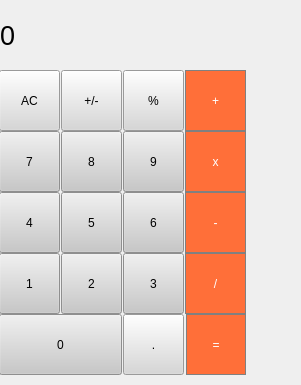
<?xml version="1.0" encoding="UTF-8"?>
<ui version="4.0">
 <class>MainWindow</class>
 <widget class="QMainWindow" name="MainWindow">
  <property name="geometry">
   <rect>
    <x>0</x>
    <y>0</y>
    <width>301</width>
    <height>385</height>
   </rect>
  </property>
  <property name="windowTitle">
   <string>MainWindow</string>
  </property>
  <widget class="QWidget" name="centralwidget">
   <widget class="QLabel" name="result_show">
    <property name="geometry">
     <rect>
      <x>0</x>
      <y>0</y>
      <width>241</width>
      <height>71</height>
     </rect>
    </property>
    <property name="font">
     <font>
      <pointsize>20</pointsize>
     </font>
    </property>
    <property name="styleSheet">
     <string notr="true">QLabel{
qproperty-alignment:'AlignVCenter|AlignVRight';
brode-bottomr: 1px solid gray;
}
background-color:white;</string>
    </property>
    <property name="text">
     <string>0</string>
    </property>
   </widget>
   <widget class="QPushButton" name="pushButton_AC">
    <property name="geometry">
     <rect>
      <x>-1</x>
      <y>70</y>
      <width>61</width>
      <height>61</height>
     </rect>
    </property>
    <property name="styleSheet">
     <string notr="true">QPushButton{
background-color:rgb(215,215,215);
}
QPushButton:pressed{
backround-color:qlinegradient(x1: 0, y1: 0, x2:0, y2: 1, stop: 0 #BEBEBE, stop: 1 #D7D7D7);
}</string>
    </property>
    <property name="text">
     <string>AC</string>
    </property>
   </widget>
   <widget class="QPushButton" name="pushButton_plusMinus">
    <property name="geometry">
     <rect>
      <x>61</x>
      <y>70</y>
      <width>61</width>
      <height>61</height>
     </rect>
    </property>
    <property name="styleSheet">
     <string notr="true">QPushButton{
background-color:rgb(215,215,215);
}
QPushButton:pressed{
backround-color:qlinegradient(x1: 0, y1: 0, x2:0, y2: 1, stop: 0 #BEBEBE, stop: 1 #D7D7D7);
}</string>
    </property>
    <property name="text">
     <string>+/-</string>
    </property>
   </widget>
   <widget class="QPushButton" name="pushButton_7">
    <property name="geometry">
     <rect>
      <x>-1</x>
      <y>131</y>
      <width>61</width>
      <height>61</height>
     </rect>
    </property>
    <property name="styleSheet">
     <string notr="true">QPushButton{
background-color:rgb(200,200,200);
}
QPushButton:pressed{
backround-color:qlinegradient(x1: 0, y1: 0, x2:0, y2: 1, stop: 0 #BEBEBE, stop: 1 #D7D7D7);
}</string>
    </property>
    <property name="text">
     <string>7</string>
    </property>
   </widget>
   <widget class="QPushButton" name="pushButton_8">
    <property name="geometry">
     <rect>
      <x>61</x>
      <y>131</y>
      <width>61</width>
      <height>61</height>
     </rect>
    </property>
    <property name="styleSheet">
     <string notr="true">QPushButton{
background-color:rgb(200,200,200);
}
QPushButton:pressed{
backround-color:qlinegradient(x1: 0, y1: 0, x2:0, y2: 1, stop: 0 #BEBEBE, stop: 1 #D7D7D7);
}</string>
    </property>
    <property name="text">
     <string>8</string>
    </property>
   </widget>
   <widget class="QPushButton" name="pushButton_multi">
    <property name="geometry">
     <rect>
      <x>185</x>
      <y>131</y>
      <width>61</width>
      <height>61</height>
     </rect>
    </property>
    <property name="styleSheet">
     <string notr="true">QPushButton{
background-color:rgb(255,111,57);
color:white;
border: 1px solid gray;
}
QPushButton:pressed{
backround-color:qlinegradient(x1: 0, y1: 0, x2:0, y2: 1, stop: 0 #FF4500, stop: 1 #FFFF00);
}</string>
    </property>
    <property name="text">
     <string>x</string>
    </property>
   </widget>
   <widget class="QPushButton" name="pushButton_procent">
    <property name="geometry">
     <rect>
      <x>123</x>
      <y>70</y>
      <width>61</width>
      <height>61</height>
     </rect>
    </property>
    <property name="styleSheet">
     <string notr="true">QPushButton{
background-color:rgb(215,215,215);
}
QPushButton:pressed{
backround-color:qlinegradient(x1: 0, y1: 0, x2:0, y2: 1, stop: 0 #BEBEBE, stop: 1 #D7D7D7);
}</string>
    </property>
    <property name="text">
     <string>%</string>
    </property>
   </widget>
   <widget class="QPushButton" name="pushButton_9">
    <property name="geometry">
     <rect>
      <x>123</x>
      <y>131</y>
      <width>61</width>
      <height>61</height>
     </rect>
    </property>
    <property name="styleSheet">
     <string notr="true">QPushButton{
background-color:rgb(200,200,200);
}
QPushButton:pressed{
backround-color:qlinegradient(x1: 0, y1: 0, x2:0, y2: 1, stop: 0 #BEBEBE, stop: 1 #D7D7D7);
}</string>
    </property>
    <property name="text">
     <string>9</string>
    </property>
   </widget>
   <widget class="QPushButton" name="pushButton_plus">
    <property name="geometry">
     <rect>
      <x>185</x>
      <y>70</y>
      <width>61</width>
      <height>61</height>
     </rect>
    </property>
    <property name="styleSheet">
     <string notr="true">QPushButton{
background-color:rgb(255,111,57);
color:white;
border: 1px solid gray;
}
QPushButton:pressed{
backround-color:qlinegradient(x1: 0, y1: 0, x2:0, y2: 1, stop: 0 #FF4500, stop: 1 #FFFF00);
}</string>
    </property>
    <property name="text">
     <string>+</string>
    </property>
   </widget>
   <widget class="QPushButton" name="pushButton_1">
    <property name="geometry">
     <rect>
      <x>-1</x>
      <y>253</y>
      <width>61</width>
      <height>61</height>
     </rect>
    </property>
    <property name="styleSheet">
     <string notr="true">QPushButton{
background-color:rgb(200,200,200);
}
QPushButton:pressed{
backround-color:qlinegradient(x1: 0, y1: 0, x2:0, y2: 1, stop: 0 #BEBEBE, stop: 1 #D7D7D7);
}</string>
    </property>
    <property name="text">
     <string>1</string>
    </property>
   </widget>
   <widget class="QPushButton" name="pushButton_mines">
    <property name="geometry">
     <rect>
      <x>185</x>
      <y>192</y>
      <width>61</width>
      <height>61</height>
     </rect>
    </property>
    <property name="styleSheet">
     <string notr="true">QPushButton{
background-color:rgb(255,111,57);
color:white;
border: 1px solid gray;
}
QPushButton:pressed{
backround-color:qlinegradient(x1: 0, y1: 0, x2:0, y2: 1, stop: 0 #FF4500, stop: 1 #FFFF00);
}</string>
    </property>
    <property name="text">
     <string>-</string>
    </property>
   </widget>
   <widget class="QPushButton" name="pushButton_2">
    <property name="geometry">
     <rect>
      <x>61</x>
      <y>253</y>
      <width>61</width>
      <height>61</height>
     </rect>
    </property>
    <property name="styleSheet">
     <string notr="true">QPushButton{
background-color:rgb(200,200,200);
}
QPushButton:pressed{
backround-color:qlinegradient(x1: 0, y1: 0, x2:0, y2: 1, stop: 0 #BEBEBE, stop: 1 #D7D7D7);
}</string>
    </property>
    <property name="text">
     <string>2</string>
    </property>
   </widget>
   <widget class="QPushButton" name="pushButton_4">
    <property name="geometry">
     <rect>
      <x>-1</x>
      <y>192</y>
      <width>61</width>
      <height>61</height>
     </rect>
    </property>
    <property name="styleSheet">
     <string notr="true">QPushButton{
background-color:rgb(200,200,200);
}
QPushButton:pressed{
backround-color:qlinegradient(x1: 0, y1: 0, x2:0, y2: 1, stop: 0 #BEBEBE, stop: 1 #D7D7D7);
}</string>
    </property>
    <property name="text">
     <string>4</string>
    </property>
   </widget>
   <widget class="QPushButton" name="pushButton_6">
    <property name="geometry">
     <rect>
      <x>123</x>
      <y>192</y>
      <width>61</width>
      <height>61</height>
     </rect>
    </property>
    <property name="styleSheet">
     <string notr="true">QPushButton{
background-color:rgb(200,200,200);
}
QPushButton:pressed{
backround-color:qlinegradient(x1: 0, y1: 0, x2:0, y2: 1, stop: 0 #BEBEBE, stop: 1 #D7D7D7);
}</string>
    </property>
    <property name="text">
     <string>6</string>
    </property>
   </widget>
   <widget class="QPushButton" name="pushButton_5">
    <property name="geometry">
     <rect>
      <x>61</x>
      <y>192</y>
      <width>61</width>
      <height>61</height>
     </rect>
    </property>
    <property name="styleSheet">
     <string notr="true">QPushButton{
background-color:rgb(200,200,200);
}
QPushButton:pressed{
backround-color:qlinegradient(x1: 0, y1: 0, x2:0, y2: 1, stop: 0 #BEBEBE, stop: 1 #D7D7D7);
}</string>
    </property>
    <property name="text">
     <string>5</string>
    </property>
   </widget>
   <widget class="QPushButton" name="pushButton_share">
    <property name="geometry">
     <rect>
      <x>185</x>
      <y>253</y>
      <width>61</width>
      <height>61</height>
     </rect>
    </property>
    <property name="styleSheet">
     <string notr="true">QPushButton{
background-color:rgb(255,111,57);
color:white;
border: 1px solid gray;
}
QPushButton:pressed{
backround-color:qlinegradient(x1: 0, y1: 0, x2:0, y2: 1, stop: 0 #FF4500, stop: 1 #FFFF00);
}</string>
    </property>
    <property name="text">
     <string>/</string>
    </property>
   </widget>
   <widget class="QPushButton" name="pushButton_3">
    <property name="geometry">
     <rect>
      <x>123</x>
      <y>253</y>
      <width>61</width>
      <height>61</height>
     </rect>
    </property>
    <property name="styleSheet">
     <string notr="true">QPushButton{
background-color:rgb(200,200,200);
}
QPushButton:pressed{
backround-color:qlinegradient(x1: 0, y1: 0, x2:0, y2: 1, stop: 0 #BEBEBE, stop: 1 #D7D7D7);
}</string>
    </property>
    <property name="text">
     <string>3</string>
    </property>
   </widget>
   <widget class="QPushButton" name="pushButton_dot">
    <property name="geometry">
     <rect>
      <x>123</x>
      <y>314</y>
      <width>61</width>
      <height>61</height>
     </rect>
    </property>
    <property name="styleSheet">
     <string notr="true">QPushButton{
background-color:rgb(215,215,215);
}
QPushButton:pressed{
backround-color:qlinegradient(x1: 0, y1: 0, x2:0, y2: 1, stop: 0 #BEBEBE, stop: 1 #D7D7D7);
}</string>
    </property>
    <property name="text">
     <string>.</string>
    </property>
   </widget>
   <widget class="QPushButton" name="pushButton_0">
    <property name="geometry">
     <rect>
      <x>-1</x>
      <y>314</y>
      <width>123</width>
      <height>61</height>
     </rect>
    </property>
    <property name="styleSheet">
     <string notr="true">QPushButton{
background-color:rgb(200,200,200);
}
QPushButton:pressed{
backround-color:qlinegradient(x1: 0, y1: 0, x2:0, y2: 1, stop: 0 #BEBEBE, stop: 1 #D7D7D7);
}</string>
    </property>
    <property name="text">
     <string>0</string>
    </property>
   </widget>
   <widget class="QPushButton" name="pushButton_result">
    <property name="geometry">
     <rect>
      <x>186</x>
      <y>314</y>
      <width>60</width>
      <height>61</height>
     </rect>
    </property>
    <property name="styleSheet">
     <string notr="true">QPushButton{
background-color:rgb(255,111,57);
color:white;
border: 1px solid gray;
}
QPushButton:pressed{
backround-color:qlinegradient(x1: 0, y1: 0, x2:0, y2: 1, stop: 0 #FF4500, stop: 1 #FFFF00);
}</string>
    </property>
    <property name="text">
     <string>=</string>
    </property>
   </widget>
  </widget>
 </widget>
 <resources/>
 <connections/>
</ui>
